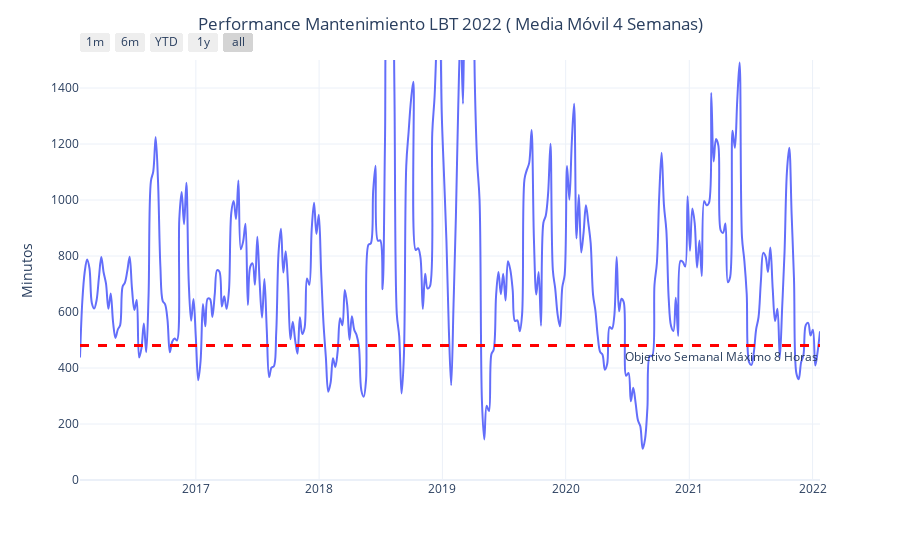

Source (notebook cell):
### Code cell
fig = px.line(df_2020.sort_values(by=['fecha_inicio'], ascending=[True]).dropna(subset=['MMA_4Week']), x='fecha_inicio', y='MMA_4Week', 
              template='plotly_white',line_shape='spline', range_y=(0, 1500))
fig.update_layout(xaxis_rangeselector_buttons=list([
                dict(label="1m", count=1, step="month", stepmode="backward"),
                dict(label="6m", count=6, step="month", stepmode="backward"),
                dict(label="YTD", count=1, step="year", stepmode="todate"),
                dict(label="1y", count=1, step="year", stepmode="backward"),
                dict(step="all")
            ]))




fig.update_xaxes(title_text='')
fig.update_yaxes(title_text='Minutos')
#fig.update_traces(textposition="outside")
fig.add_hline(y=480,line_width=3, line_dash="dash", line_color="red",annotation_text="Objetivo Semanal Máximo 8 Horas", annotation_position="bottom right")
fig.update_layout(title_text='Performance Mantenimiento LBT 2022 ( Media Móvil 4 Semanas)', title_x=0.5)
fig.write_html("/Users/jass/Desktop/Mant_UPL/LBT/LBT_4week1.html")
fig

### Figure 1 — Plotly figure (JSON) as saved in the notebook; plotly's stock layout.template omitted (floating-point values rounded to 4 significant figures; data arrays with more than 128 entries replaced by an {"elided": "..."} marker saying what was removed)
{"data": [{"hovertemplate": "fecha_inicio=%{x}<br>MMA_4Week=%{y}<extra></extra>", "legendgroup": "", "line": {"color": "#636efa", "dash": "solid", "shape": "spline"}, "marker": {"symbol": "circle"}, "mode": "lines", "name": "", "orientation": "v", "showlegend": false, "type": "scatter", "x": {"elided": "314 str values"}, "xaxis": "x", "y": {"elided": "314 float values"}, "yaxis": "y"}], "layout": {"annotations": [{"showarrow": false, "text": "Objetivo Semanal Máximo 8 Horas", "x": 1, "xanchor": "right", "xref": "x domain", "y": 480, "yanchor": "top", "yref": "y"}], "legend": {"tracegroupgap": 0}, "margin": {"t": 60}, "shapes": [{"line": {"color": "red", "dash": "dash", "width": 3}, "type": "line", "x0": 0, "x1": 1, "xref": "x domain", "y0": 480, "y1": 480, "yref": "y"}], "title": {"text": "Performance Mantenimiento LBT 2022 ( Media Móvil 4 Semanas)", "x": 0.5}, "xaxis": {"anchor": "y", "domain": [0, 1], "rangeselector": {"buttons": [{"count": 1, "label": "1m", "step": "month", "stepmode": "backward"}, {"count": 6, "label": "6m", "step": "month", "stepmode": "backward"}, {"count": 1, "label": "YTD", "step": "year", "stepmode": "todate"}, {"count": 1, "label": "1y", "step": "year", "stepmode": "backward"}, {"step": "all"}]}, "title": {"text": ""}}, "yaxis": {"anchor": "x", "domain": [0, 1], "range": [0, 1500], "title": {"text": "Minutos"}}}}
